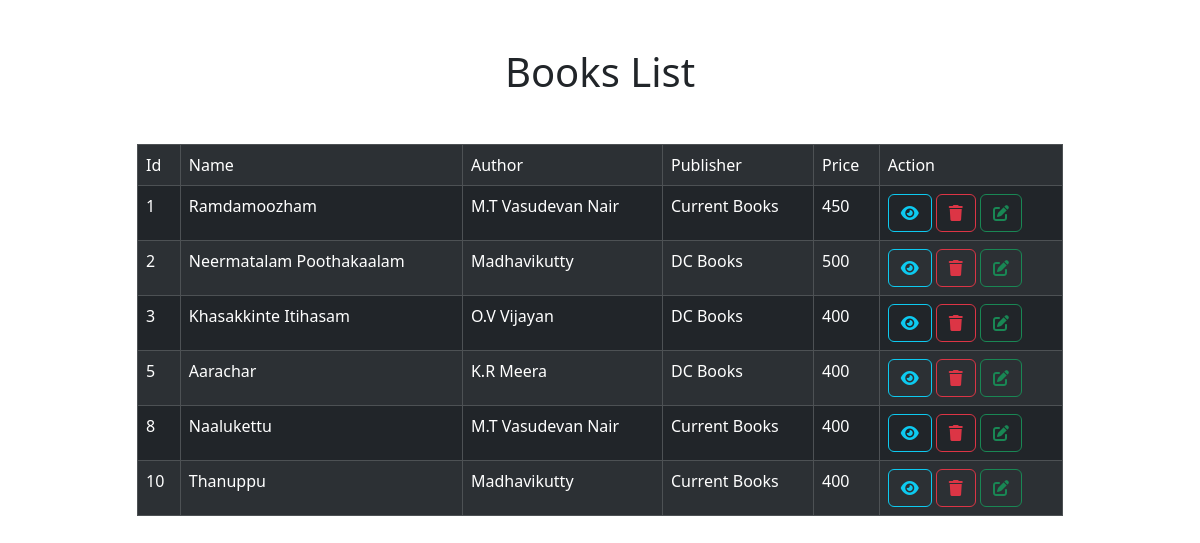
Page /books/all on the committed database.
### store/models.py (models this page shows, shortened)
class Books(models.Model):
    name=models.CharField(max_length=200)
    author=models.CharField(max_length=200)
    publisher=models.CharField(max_length=200)
    price=models.PositiveIntegerField()

### store/views.py (the view)
# urls.py: path('books/all',BooksListView.as_view(),name="books-list"),
class BooksListView(View):
    def get(self,request,*args,**kwargs):
        qs=Books.objects.filter(price__gte=400,price__lte=500)
        return render(request,"books_list.html",{"books":qs})

### store/templates/books_list.html (shortened to what this page needs)
<!DOCTYPE html>
<html lang="en">
<head>
    <link href="https://cdn.jsdelivr.net/npm/bootstrap@5.3.2/dist/css/bootstrap.min.css" rel="stylesheet">
    <link rel="stylesheet" href="https://cdnjs.cloudflare.com/ajax/libs/font-awesome/6.4.2/css/all.min.css" />
</head>
<body>
    <h1 class="text text-center mt-5">Books List</h1>
    <div class="container mt-5">
        <div class="row">
            <div class="col-1"></div>
            <div class="col-10">
                <table class="table table-striped table-dark table-bordered p-3">
                    <tr>
                        <td>Id</td>
                        <td>Name</td>
                        <td>Author</td>
                        <td>Publisher</td>
                        <td>Price</td>
                        <td>Action</td>
                    </tr>
                    {%for book in books%}
                        <tr>
                            <td>{{book.id}}</td>
                            <td>{{book.name}}</td>
                            <td>{{book.author}}</td>
                            <td>{{book.publisher}}</td>
                            <td>{{book.price}}</td>
                            <td>
                                <a href="{% url 'books-detail' book.id %}" class="btn btn-outline-info"><i class="fa-solid fa-eye"></i></a>
                                <a href="{% url 'books-remove' book.id %}" class="btn btn-outline-danger"><i class="fa-solid fa-trash"></i></a>
                                <a href="{% url 'books-edit' book.id %}" class="btn btn-outline-success"><i class="fa-solid fa-pen-to-square"></i></a>
                            </td>
                        </tr>
                    {%endfor%}
                </table>
            </div>
            <div class="col-1"></div>
        </div>
    </div>
</body>
</html>

### rows in the picture
Books: id "1", name "Ramdamoozham", author "M.T Vasudevan Nair", publisher "Current Books", price "450"
Books: id "2", name "Neermatalam Poothakaalam", author "Madhavikutty", publisher "DC Books", price "500"
Books: id "3", name "Khasakkinte Itihasam", author "O.V Vijayan", publisher "DC Books", price "400"
Books: id "5", name "Aarachar", author "K.R Meera", publisher "DC Books", price "400"
Books: id "8", name "Naalukettu", author "M.T Vasudevan Nair", publisher "Current Books", price "400"
Books: id "10", name "Thanuppu", author "Madhavikutty", publisher "Current Books", price "400"
